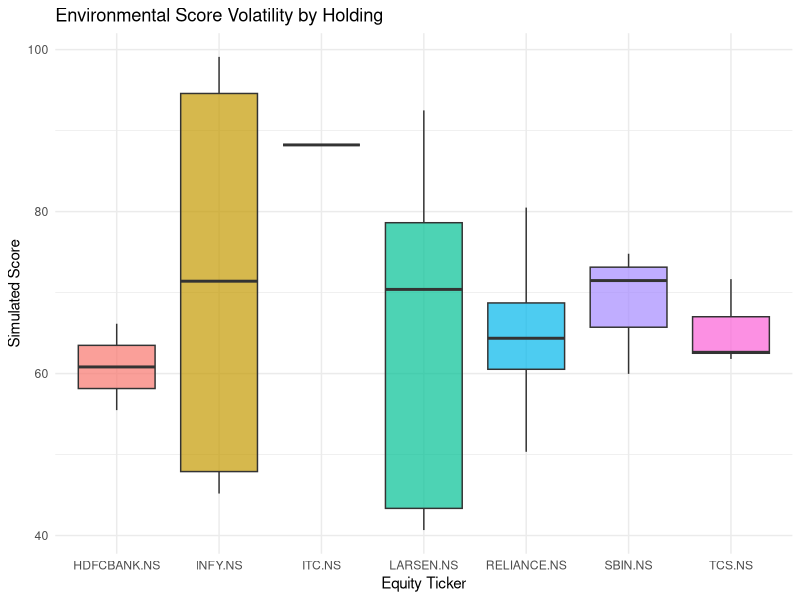
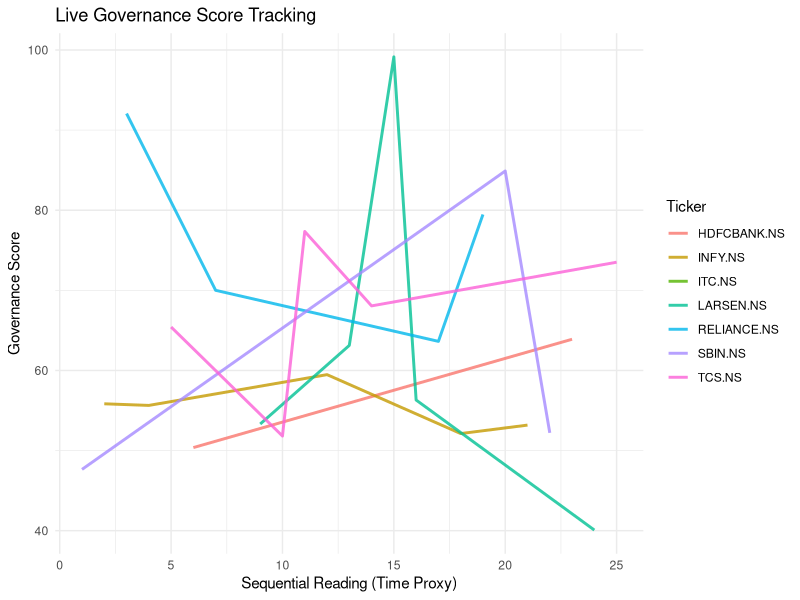

Write R code to recreate these figures, in order.
# Install ggplot2 if you haven't already: install.packages("ggplot2")
library(ggplot2)

# 1. Ingest the Data
# Ensure the working directory is set to where esg_portfolio_data.csv is located
esg_data <- read.csv("esg_portfolio_data.csv")

# 2. Exploratory Data Analysis: Summary Statistics
print("--- Portfolio Summary Statistics ---")
summary(esg_data)

# 3. Volatility Analysis: Boxplots of Environmental Scores
volatility_plot <- ggplot(esg_data, aes(x = Ticker, y = Environmental, fill = Ticker)) +
  geom_boxplot(alpha = 0.7) +
  theme_minimal() +
  labs(title = "Environmental Score Volatility by Holding",
       x = "Equity Ticker",
       y = "Simulated Score") +
  theme(legend.position = "none")

print(volatility_plot)

# 4. Trend Analysis: Governance Over Time (Using ID as sequential proxy)
trend_plot <- ggplot(esg_data, aes(x = ID, y = Governance, color = Ticker)) +
  geom_line(size = 1, alpha = 0.8) +
  theme_minimal() +
  labs(title = "Live Governance Score Tracking",
       x = "Sequential Reading (Time Proxy)",
       y = "Governance Score")

print(trend_plot)
